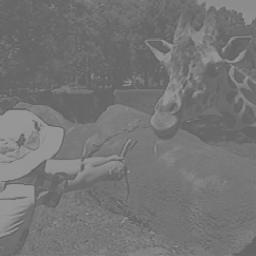
#> input picture girafe.png, 256 x 256 px
$ python Ex2Semana5.py
#> lines starting #> are read from the running program, lines starting #| are printed output that depends on the picture
#insira seu código aqui
import numpy as np
import cv2


def main():
    # Load the image
    img = imgLoadGray("girafe.png")
#> in imgLoadGray, image is the input picture: shape (256, 256); min 89, max 163, mean 116.8
    copy = img.copy()

    # Cria as janelas
    winTitle = "Imagem original        /       Imagem equalizada"
    cv2.namedWindow(winTitle)

    copy = cv2.equalizeHist(img)
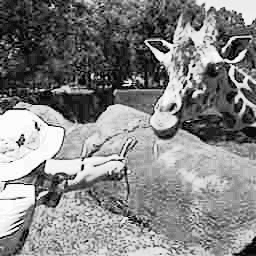
#> copy: shape (256, 256); min 0, max 255, mean 131.1
    #stacking images side-by-side
    res = np.hstack((img,copy))
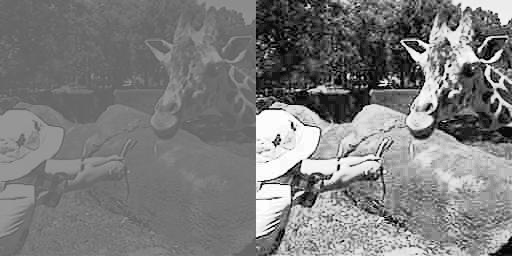
#> res: shape (256, 512); min 0, max 255, mean 124

    # Show the image
    cv2.imshow(winTitle, res)

    cv2.waitKey(0)
    cv2.destroyAllWindows()

def imgLoad(name):
  image = cv2.imread(name)
  image = cv2.cvtColor(image, cv2.COLOR_BGR2RGB)
  return image

def imgLoadGray(name):
  image = cv2.imread(name, 0)
  return image

main()
